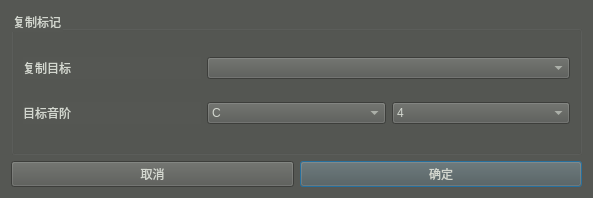
<?xml version="1.0" encoding="UTF-8"?>
<ui version="4.0">
 <class>CPSDialog</class>
 <widget class="QDialog" name="CPSDialog">
  <property name="geometry">
   <rect>
    <x>0</x>
    <y>0</y>
    <width>593</width>
    <height>198</height>
   </rect>
  </property>
  <property name="windowTitle">
   <string>复制标记至</string>
  </property>
  <property name="windowIcon">
   <iconset resource="src.qrc">
    <normaloff>:/imag/icon.png</normaloff>:/imag/icon.png</iconset>
  </property>
  <property name="styleSheet">
   <string notr="true">
QWidget{
background-color: rgb(85, 87, 83);
	color: rgb(211, 215, 207);
}
QToolTip{

background-color:rgb(46, 52, 54);
color: rgb(211, 215, 207);
border:1px solid rgb(85, 87, 83);
}</string>
  </property>
  <layout class="QGridLayout" name="gridLayout_2">
   <item row="1" column="0">
    <widget class="QPushButton" name="cancel">
     <property name="text">
      <string>取消</string>
     </property>
     <property name="autoDefault">
      <bool>false</bool>
     </property>
    </widget>
   </item>
   <item row="1" column="1">
    <widget class="QPushButton" name="enter">
     <property name="enabled">
      <bool>true</bool>
     </property>
     <property name="text">
      <string>确定</string>
     </property>
     <property name="default">
      <bool>true</bool>
     </property>
    </widget>
   </item>
   <item row="0" column="0" colspan="2">
    <widget class="QGroupBox" name="groupBox">
     <property name="title">
      <string>复制标记</string>
     </property>
     <layout class="QGridLayout" name="gridLayout">
      <item row="0" column="0">
       <widget class="QLabel" name="label">
        <property name="text">
         <string>复制目标</string>
        </property>
       </widget>
      </item>
      <item row="0" column="1" colspan="2">
       <widget class="QComboBox" name="lcb"/>
      </item>
      <item row="1" column="0">
       <widget class="QLabel" name="label_2">
        <property name="text">
         <string>目标音阶</string>
        </property>
       </widget>
      </item>
      <item row="1" column="1">
       <widget class="QComboBox" name="P1">
        <item>
         <property name="text">
          <string>C</string>
         </property>
        </item>
        <item>
         <property name="text">
          <string>C#</string>
         </property>
        </item>
        <item>
         <property name="text">
          <string>D</string>
         </property>
        </item>
        <item>
         <property name="text">
          <string>D#</string>
         </property>
        </item>
        <item>
         <property name="text">
          <string>E</string>
         </property>
        </item>
        <item>
         <property name="text">
          <string>F</string>
         </property>
        </item>
        <item>
         <property name="text">
          <string>F#</string>
         </property>
        </item>
        <item>
         <property name="text">
          <string>G</string>
         </property>
        </item>
        <item>
         <property name="text">
          <string>G#</string>
         </property>
        </item>
        <item>
         <property name="text">
          <string>A</string>
         </property>
        </item>
        <item>
         <property name="text">
          <string>A#</string>
         </property>
        </item>
        <item>
         <property name="text">
          <string>B</string>
         </property>
        </item>
       </widget>
      </item>
      <item row="1" column="2">
       <widget class="QComboBox" name="P2">
        <property name="currentIndex">
         <number>4</number>
        </property>
        <item>
         <property name="text">
          <string>0</string>
         </property>
        </item>
        <item>
         <property name="text">
          <string>1</string>
         </property>
        </item>
        <item>
         <property name="text">
          <string>2</string>
         </property>
        </item>
        <item>
         <property name="text">
          <string>3</string>
         </property>
        </item>
        <item>
         <property name="text">
          <string>4</string>
         </property>
        </item>
        <item>
         <property name="text">
          <string>5</string>
         </property>
        </item>
        <item>
         <property name="text">
          <string>6</string>
         </property>
        </item>
        <item>
         <property name="text">
          <string>7</string>
         </property>
        </item>
        <item>
         <property name="text">
          <string>8</string>
         </property>
        </item>
        <item>
         <property name="text">
          <string>9</string>
         </property>
        </item>
       </widget>
      </item>
     </layout>
    </widget>
   </item>
  </layout>
 </widget>
 <resources>
  <include location="src.qrc"/>
 </resources>
 <connections/>
</ui>
